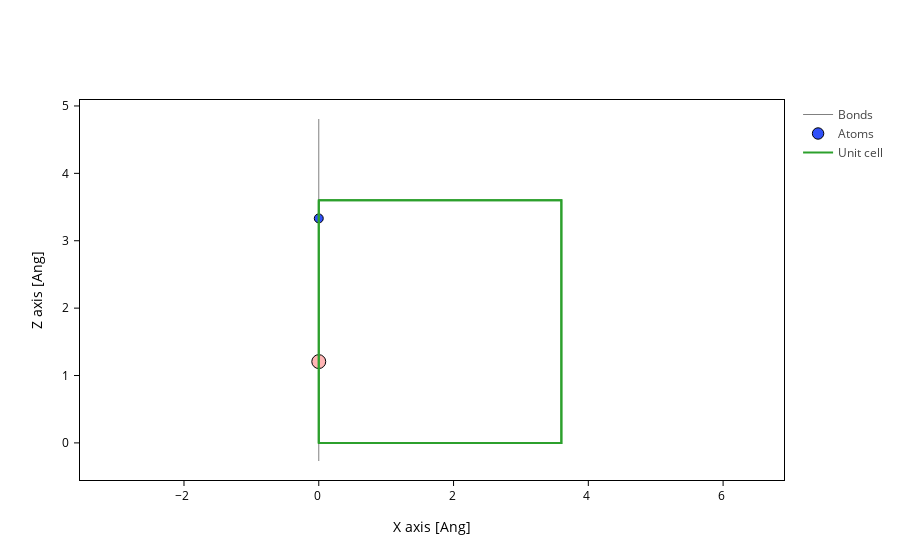

Notebook cell for this chart:
### Code cell
#Optional: as a test, plot the unit cell
fdf_uc.plot.geometry(axes="xz")

### Figure 1 — Plotly figure (JSON) as saved in the notebook; plotly's stock layout.template omitted (floating-point values rounded to 4 significant figures)
{"data": [{"line": {"color": "gray", "width": 1}, "meta": {}, "mode": "lines", "name": "Bonds", "opacity": 1, "type": "scatter", "x": [0.0, 0.0, 0.0, 0.0, 0.0, 0.0, 0.0, 0.0, 0.0, 0.0, 0.0, 0.0, 0.0, 0.0, 0.0, 0.0, 0.0, 0.0, 0.0, 0.0, NaN, 0.0, 0.0, 0.0, 0.0, 0.0, 0.0, 0.0, 0.0, 0.0, 0.0, 0.0, 0.0, 0.0, 0.0, 0.0, 0.0, 0.0, 0.0, 0.0, 0.0, NaN], "y": [3.331, 3.409, 3.487, 3.564, 3.642, 3.72, 3.797, 3.875, 3.953, 4.03, 4.108, 4.185, 4.263, 4.341, 4.418, 4.496, 4.574, 4.651, 4.729, 4.806, NaN, 1.207, 1.129, 1.051, 0.9736, 0.896, 0.8183, 0.7407, 0.6631, 0.5854, 0.5078, 0.4302, 0.3525, 0.2749, 0.1973, 0.1196, 0.04201, -0.03562, -0.1133, -0.1909, -0.2685, NaN]}, {"marker": {"color": ["#3050F8", "#FFB5B5"], "line": {"color": "black", "width": 1}, "opacity": 1, "size": [8.96, 13.92]}, "meta": {}, "mode": "markers", "name": "Atoms", "opacity": 1, "type": "scatter", "x": [0.0, 0.0], "y": [3.331, 1.207]}, {"meta": {}, "mode": "lines", "name": "Unit cell", "type": "scatter", "x": [0.0, 0.0, 3.6, 3.6, 0.0, 0.0, NaN, 0.0, 0.0, 0.0, 3.6, 3.6, 0.0, NaN, 3.6, 3.6, NaN, 3.6, 3.6], "y": [0.0, 0.0, 0.0, 3.6, 3.6, 0.0, NaN, 3.6, 3.6, 0.0, 0.0, 3.6, 3.6, NaN, 0.0, 0.0, NaN, 3.6, 3.6]}], "layout": {"scene": {"aspectmode": "data", "xaxis": {"title": {"text": "X axis [Ang]"}}, "yaxis": {"title": {"text": "Z axis [Ang]"}}}, "xaxis": {"scaleanchor": "y", "scaleratio": 1, "title": {"text": "X axis [Ang]"}}, "yaxis": {"title": {"text": "Z axis [Ang]"}}}}
